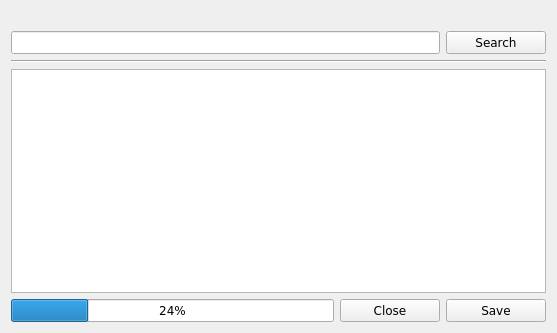
<?xml version="1.0" encoding="UTF-8"?>
<ui version="4.0">
 <class>AlternateCovers</class>
 <widget class="QDialog" name="AlternateCovers">
  <property name="geometry">
   <rect>
    <x>0</x>
    <y>0</y>
    <width>557</width>
    <height>333</height>
   </rect>
  </property>
  <property name="windowTitle">
   <string>Search alternative image</string>
  </property>
  <layout class="QGridLayout" name="gridLayout">
   <item row="0" column="0" colspan="3">
    <widget class="QLabel" name="lab_title">
     <property name="font">
      <font>
       <family>DejaVu Sans</family>
       <weight>75</weight>
       <bold>true</bold>
      </font>
     </property>
     <property name="text">
      <string/>
     </property>
    </widget>
   </item>
   <item row="1" column="0" colspan="2">
    <widget class="QLineEdit" name="le_search">
     <property name="font">
      <font>
       <family>DejaVu Sans</family>
      </font>
     </property>
    </widget>
   </item>
   <item row="1" column="2">
    <widget class="QPushButton" name="btn_search">
     <property name="sizePolicy">
      <sizepolicy hsizetype="Fixed" vsizetype="Fixed">
       <horstretch>0</horstretch>
       <verstretch>0</verstretch>
      </sizepolicy>
     </property>
     <property name="minimumSize">
      <size>
       <width>50</width>
       <height>0</height>
      </size>
     </property>
     <property name="maximumSize">
      <size>
       <width>156113</width>
       <height>16777215</height>
      </size>
     </property>
     <property name="font">
      <font>
       <family>DejaVu Sans</family>
      </font>
     </property>
     <property name="focusPolicy">
      <enum>Qt::NoFocus</enum>
     </property>
     <property name="text">
      <string>Search</string>
     </property>
    </widget>
   </item>
   <item row="2" column="0" colspan="3">
    <widget class="Line" name="line">
     <property name="font">
      <font>
       <family>DejaVu Sans</family>
      </font>
     </property>
     <property name="orientation">
      <enum>Qt::Horizontal</enum>
     </property>
    </widget>
   </item>
   <item row="3" column="0" colspan="3">
    <widget class="QTableView" name="tv_images">
     <property name="minimumSize">
      <size>
       <width>520</width>
       <height>220</height>
      </size>
     </property>
     <property name="font">
      <font>
       <family>DejaVu Sans</family>
      </font>
     </property>
     <property name="verticalScrollBarPolicy">
      <enum>Qt::ScrollBarAsNeeded</enum>
     </property>
     <property name="tabKeyNavigation">
      <bool>false</bool>
     </property>
     <property name="showDropIndicator" stdset="0">
      <bool>false</bool>
     </property>
     <property name="dragDropOverwriteMode">
      <bool>false</bool>
     </property>
     <property name="selectionMode">
      <enum>QAbstractItemView::SingleSelection</enum>
     </property>
     <property name="verticalScrollMode">
      <enum>QAbstractItemView::ScrollPerPixel</enum>
     </property>
     <property name="horizontalScrollMode">
      <enum>QAbstractItemView::ScrollPerPixel</enum>
     </property>
     <property name="showGrid">
      <bool>false</bool>
     </property>
     <property name="gridStyle">
      <enum>Qt::NoPen</enum>
     </property>
     <property name="cornerButtonEnabled">
      <bool>false</bool>
     </property>
     <attribute name="horizontalHeaderVisible">
      <bool>false</bool>
     </attribute>
     <attribute name="horizontalHeaderHighlightSections">
      <bool>false</bool>
     </attribute>
     <attribute name="verticalHeaderVisible">
      <bool>false</bool>
     </attribute>
     <attribute name="verticalHeaderHighlightSections">
      <bool>false</bool>
     </attribute>
    </widget>
   </item>
   <item row="4" column="1">
    <widget class="QPushButton" name="btn_cancel">
     <property name="minimumSize">
      <size>
       <width>100</width>
       <height>0</height>
      </size>
     </property>
     <property name="maximumSize">
      <size>
       <width>100</width>
       <height>16777215</height>
      </size>
     </property>
     <property name="font">
      <font>
       <family>DejaVu Sans</family>
      </font>
     </property>
     <property name="focusPolicy">
      <enum>Qt::NoFocus</enum>
     </property>
     <property name="text">
      <string>Close</string>
     </property>
    </widget>
   </item>
   <item row="4" column="2">
    <widget class="QPushButton" name="btn_save">
     <property name="minimumSize">
      <size>
       <width>100</width>
       <height>0</height>
      </size>
     </property>
     <property name="maximumSize">
      <size>
       <width>100</width>
       <height>16777215</height>
      </size>
     </property>
     <property name="font">
      <font>
       <family>DejaVu Sans</family>
      </font>
     </property>
     <property name="focusPolicy">
      <enum>Qt::NoFocus</enum>
     </property>
     <property name="text">
      <string>Save</string>
     </property>
    </widget>
   </item>
   <item row="4" column="0">
    <widget class="QProgressBar" name="pb_progress">
     <property name="font">
      <font>
       <family>DejaVu Sans</family>
      </font>
     </property>
     <property name="value">
      <number>24</number>
     </property>
    </widget>
   </item>
  </layout>
 </widget>
 <resources/>
 <connections/>
</ui>
